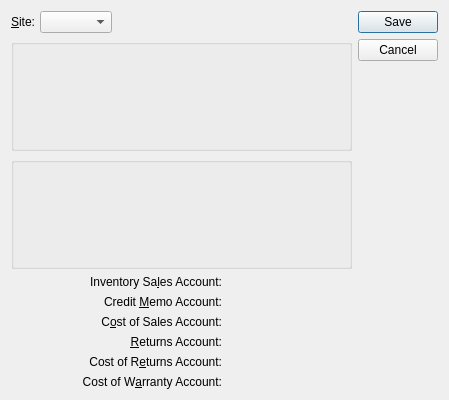
<?xml version="1.0" encoding="UTF-8"?>
<ui version="4.0">
 <comment>This file is part of the xTuple ERP: PostBooks Edition, a free and
open source Enterprise Resource Planning software suite,
Copyright (c) 1999-2011 by OpenMFG LLC, d/b/a xTuple.
It is licensed to you under the Common Public Attribution License
version 1.0, the full text of which (including xTuple-specific Exhibits)
is available at www.xtuple.com/CPAL.  By using this software, you agree
to be bound by its terms.</comment>
 <class>salesAccount</class>
 <widget class="QDialog" name="salesAccount">
  <property name="geometry">
   <rect>
    <x>0</x>
    <y>0</y>
    <width>449</width>
    <height>400</height>
   </rect>
  </property>
  <property name="windowTitle">
   <string>Sales Account Assignment</string>
  </property>
  <layout class="QGridLayout" name="gridLayout">
   <item row="0" column="0">
    <layout class="QHBoxLayout">
     <property name="spacing">
      <number>5</number>
     </property>
     <item>
      <widget class="QLabel" name="_warehouseLit">
       <property name="text">
        <string>&amp;Site:</string>
       </property>
       <property name="alignment">
        <set>Qt::AlignRight|Qt::AlignTrailing|Qt::AlignVCenter</set>
       </property>
       <property name="buddy">
        <cstring>_warehouse</cstring>
       </property>
      </widget>
     </item>
     <item>
      <layout class="QHBoxLayout">
       <property name="spacing">
        <number>0</number>
       </property>
       <item>
        <widget class="XComboBox" name="_warehouse"/>
       </item>
       <item>
        <spacer>
         <property name="orientation">
          <enum>Qt::Horizontal</enum>
         </property>
         <property name="sizeHint" stdset="0">
          <size>
           <width>40</width>
           <height>20</height>
          </size>
         </property>
        </spacer>
       </item>
      </layout>
     </item>
    </layout>
   </item>
   <item row="0" column="1" rowspan="2">
    <widget class="QDialogButtonBox" name="_buttonBox">
     <property name="orientation">
      <enum>Qt::Vertical</enum>
     </property>
     <property name="standardButtons">
      <set>QDialogButtonBox::Cancel|QDialogButtonBox::Save</set>
     </property>
    </widget>
   </item>
   <item row="1" column="0">
    <widget class="ParameterGroup" name="_customerTypes">
     <property name="title">
      <string/>
     </property>
     <property name="fixedSize">
      <bool>false</bool>
     </property>
    </widget>
   </item>
   <item row="2" column="0">
    <widget class="ParameterGroup" name="_productCategories">
     <property name="title">
      <string/>
     </property>
     <property name="fixedSize">
      <bool>false</bool>
     </property>
    </widget>
   </item>
   <item row="3" column="0" colspan="2">
    <layout class="QGridLayout">
     <item row="0" column="0">
      <widget class="QLabel" name="_salesLit">
       <property name="text">
        <string>Inventory Sa&amp;les Account:</string>
       </property>
       <property name="alignment">
        <set>Qt::AlignRight|Qt::AlignTrailing|Qt::AlignVCenter</set>
       </property>
       <property name="buddy">
        <cstring>_sales</cstring>
       </property>
      </widget>
     </item>
     <item row="0" column="1">
      <widget class="GLCluster" name="_sales"/>
     </item>
     <item row="1" column="0">
      <widget class="QLabel" name="_creditLit">
       <property name="text">
        <string>Credit &amp;Memo Account:</string>
       </property>
       <property name="alignment">
        <set>Qt::AlignRight|Qt::AlignTrailing|Qt::AlignVCenter</set>
       </property>
       <property name="buddy">
        <cstring>_credit</cstring>
       </property>
      </widget>
     </item>
     <item row="1" column="1">
      <widget class="GLCluster" name="_credit"/>
     </item>
     <item row="2" column="0">
      <widget class="QLabel" name="_cosLit">
       <property name="text">
        <string>C&amp;ost of Sales Account:</string>
       </property>
       <property name="alignment">
        <set>Qt::AlignRight|Qt::AlignTrailing|Qt::AlignVCenter</set>
       </property>
       <property name="buddy">
        <cstring>_cos</cstring>
       </property>
      </widget>
     </item>
     <item row="2" column="1">
      <widget class="GLCluster" name="_cos"/>
     </item>
     <item row="3" column="0">
      <widget class="QLabel" name="_returnsLit">
       <property name="text">
        <string>&amp;Returns Account:</string>
       </property>
       <property name="alignment">
        <set>Qt::AlignRight|Qt::AlignTrailing|Qt::AlignVCenter</set>
       </property>
       <property name="buddy">
        <cstring>_returns</cstring>
       </property>
      </widget>
     </item>
     <item row="3" column="1">
      <widget class="GLCluster" name="_returns"/>
     </item>
     <item row="4" column="0">
      <widget class="QLabel" name="_corLit">
       <property name="text">
        <string>Cost of R&amp;eturns Account:</string>
       </property>
       <property name="alignment">
        <set>Qt::AlignRight|Qt::AlignTrailing|Qt::AlignVCenter</set>
       </property>
       <property name="buddy">
        <cstring>_cor</cstring>
       </property>
      </widget>
     </item>
     <item row="4" column="1">
      <widget class="GLCluster" name="_cor"/>
     </item>
     <item row="5" column="0">
      <widget class="QLabel" name="_cowLit">
       <property name="text">
        <string>Cost of W&amp;arranty Account:</string>
       </property>
       <property name="alignment">
        <set>Qt::AlignRight|Qt::AlignTrailing|Qt::AlignVCenter</set>
       </property>
       <property name="buddy">
        <cstring>_cow</cstring>
       </property>
      </widget>
     </item>
     <item row="5" column="1">
      <widget class="GLCluster" name="_cow"/>
     </item>
    </layout>
   </item>
  </layout>
 </widget>
 <layoutdefault spacing="6" margin="11"/>
 <pixmapfunction>qPixmapFromMimeSource</pixmapfunction>
 <customwidgets>
  <customwidget>
   <class>GLCluster</class>
   <extends>QWidget</extends>
   <header>glcluster.h</header>
  </customwidget>
  <customwidget>
   <class>ParameterGroup</class>
   <extends>QGroupBox</extends>
   <header>parametergroup.h</header>
  </customwidget>
  <customwidget>
   <class>XComboBox</class>
   <extends>QComboBox</extends>
   <header>xcombobox.h</header>
  </customwidget>
 </customwidgets>
 <tabstops>
  <tabstop>_warehouse</tabstop>
  <tabstop>_customerTypes</tabstop>
  <tabstop>_productCategories</tabstop>
  <tabstop>_sales</tabstop>
  <tabstop>_credit</tabstop>
  <tabstop>_cos</tabstop>
 </tabstops>
 <resources/>
 <connections>
  <connection>
   <sender>_buttonBox</sender>
   <signal>rejected()</signal>
   <receiver>salesAccount</receiver>
   <slot>reject()</slot>
   <hints>
    <hint type="sourcelabel">
     <x>481</x>
     <y>91</y>
    </hint>
    <hint type="destinationlabel">
     <x>263</x>
     <y>288</y>
    </hint>
   </hints>
  </connection>
 </connections>
</ui>
